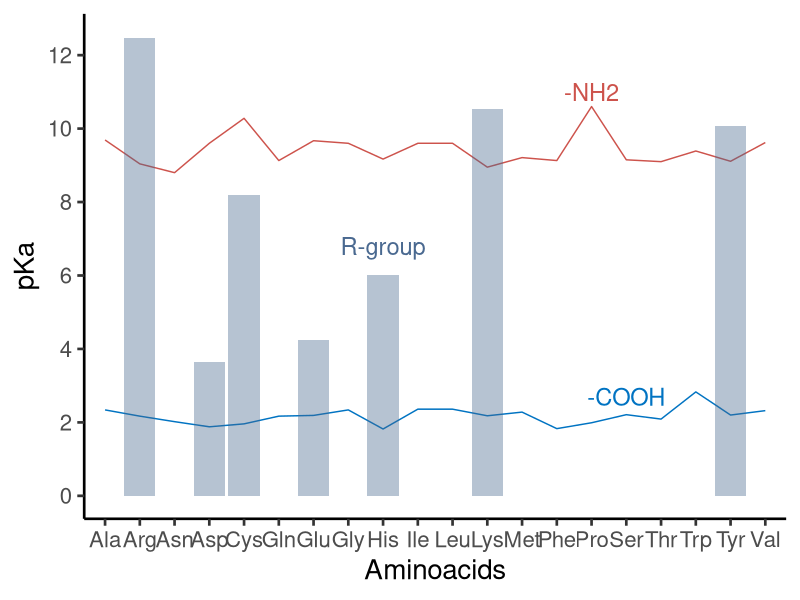

Write the R code that produced this figure. (Note: this script raises an error after producing the figure.)
# packages and data
library(tidyverse)
library(ggrepel)
library(kableExtra)
library(seqinr)
aminoacids <- read_tsv("./aminoacidsTab.tsv")

# Tabela resumindo as características dos aminoácidos
# summary of aminoacids table
aminoacids %>% 
    select(Abbr, Name, Hydropathy, pKa, pKb, pKx, Monoisotopic_Mass) %>%
    arrange(Hydropathy) %>%
    kbl(caption = "Summary of amino acids properties)",
      align = "c") %>% 
  kable_classic(full_width = F, html_font = "Cambria")

# Functions to calculate the pKa of a peptide, given the one letter code for each amino acid
pKa <- pKa <- function(x) {
    if (x == "A" || x =="G") {
        return(2.34)
    } else if (x == "V") {
        return(2.32)
    } else if (x == "L" || x == "I") {
        return(2.36)
    } else if (x == "P") {
        return(1.99)
    } else if (x == "F") {
        return(1.83)
    } else if (x == "Y") {
        return(2.20)
    } else if (x == "W") {
        return(2.83)
    } else if (x == "C") {
        return(1.96)
    } else if (x == "M") {
        return(2.28)
    } else if (x == "S") {
        return(2.21)
    } else if (x == "T") {
        return(2.09)
    } else if (x == "N") {
        return(2.02)
    } else if (x == "Q") {
        return(2.17)
    } else if (x == "D") {
        return(1.88)
    } else if (x == "E") {
        return(2.19)
    } else if (x == "K") {
        return(2.18)
    } else if (x == "R") {
        return(2.17)
    } else if (x == "H") {
        return(1.82)
    }
}

pKb <- function(x) {
    if (x == "A") {
        return(9.69)
    } else if (x == "G" || x == "L" ||
               x == "I" || x == "D") {
        return(9.60)
    } else if (x == "C") {
        return(10.28)
    } else if (x == "M") {
        return(9.21)
    } else if (x == "S") {
        return(9.15)
    } else if (x == "T") {
        return(9.10)
    } else if (x == "N") {
        return(8.80)
    } else if (x == "Q" || x == "F") {
        return(9.13)
    } else if (x == "E") {
        return(9.67)
    } else if (x == "K") {
        return(8.95)
    } else if (x == "R") {
        return(9.04)
    } else if (x == "H") {
        return(9.17)
    } else if (x == "V") {
        return(9.62)
    } else if (x == "P") {
        return(10.60)
    } else if (x == "Y") {
        return(9.11)
    } else if (x == "W") {
        return(9.39)
    }
}

pKx <- function(x) {
    if (x == "A" || x == "G" || x == "V" ||
        x == "L" || x == "I" || x == "P" ||
        x == "F" || x == "W" || x == "N" ||
        x == "Q" || x == "S" || x == "T" ||
        x == "M") {
        return(NA)
    } else if (x == "C") {
        return(8.18)
    } else if (x == "Y") {
        return(10.07)
    } else if (x == "D") {
        return(3.65)
    } else if (x == "E") {
        return(4.25)
    } else if (x == "K") {
        return(10.53)
    } else if (x == "R") {
        return(12.48)
    } else if (x == "H") {
        return(6.00)
    }
}

# Function to calculate the monoisotopic mass of a peptide, given the one letter code amino acid
monoisotopic_mass <- function(x) {
    if (x == "A") {
        return(71.03711)
    } else if (x == "C") {
        return(103.00919)
    } else if (x == "D") {
        return(115.02694)
    } else if (x == "E") {
        return(129.04259)
    } else if (x == "F") {
        return(147.06841)
    } else if (x == "G") {
        return(57.02146)
    } else if (x == "H") {
        return(137.05891)
    } else if (x == "I") {
        return(113.08406)
    } else if (x == "K") {
        return(128.09496)
    } else if (x == "L") {
        return(113.08406)
    } else if (x == "M") {
        return(131.04049)
    } else if (x == "N") {
        return(114.04293)
    } else if (x == "P") {
        return(97.05276)
    } else if (x == "Q") {
        return(128.05858)
    } else if (x == "R") {
        return(156.10111)
    } else if (x == "S") {
        return(87.03203)
    } else if (x == "T") {
        return(101.04768)
    } else if (x == "V") {
        return(99.06841)
    } else if (x == "W") {
        return(186.07931)
    } else if (x == "Y") {
        return(163.06333)
    }
}

# function to calculate the isoelectric point for the amino acid, given the one letter code
pI <- function(x) {
    if (x == "A" || x == "G" || x == "V" || x == "L" || x == "I" ||
        x == "P" || x == "F" || x == "Y" || x == "W") {
        return(6.00)
    } else if (x == "C" || x == "M") {
        return(5.07)
    } else if (x == "S" || x == "T") {
        return(5.60)
    } else if (x == "N" || x == "Q") {
        return(5.41)
    } else if (x == "D" || x == "E") {
        return(2.77)
    } else if (x == "K" || x == "R") {
        return(10.53)
    } else if (x == "H") {
        return(7.59)
    }
}

# calculate the monoisotopic mass of a peptide
monoisotopic_pepetide <- function(x) {
    sum <- 0
    for (i in 1:length(x)) {
        sum <- sum + monoisotopic_mass(x[i])
    }
    return(sum)
}

# how to use the monoisotopic_pepetide function
peptideTest <- c("M","A","L","S","T","A","R","T","E","R")
monoisotopic_pepetide(peptideTest)

# plot the pKa values for a given sequence of amino acids
pKa_plot <- function(x) {
    ggplot(aminoacids, aes(x = Abbr)) +
        geom_line(aes(y = pKa, group = 1), color = "#0073C2FF") +
        annotate("text", x = 16, y = 2.7, label = "-COOH",
            color = "#0073C2FF", size = 6) +
        geom_line(aes(y = pKb, group = 2), color = "#CD534CFF") +
        annotate("text", x = 15, y = 11, label = "-NH2",
            color = "#CD534CFF", size = 6) +
        geom_col(aes(y = pKx, group = 3), fill = "#4A6990FF", alpha = 0.4) +
        annotate("text", x = 9, y = 6.8, label = "R-group",
            color = "#4A6990FF", size = 6) +
        scale_y_continuous(limits = c(0, 12.5), breaks = seq(0, 12.5, 2)) +
        labs(x = "Aminoacids", y = "pKa") +
    theme_classic(base_size = 20)
}

# using the function to plot the pKa
# it is necessary to have a data.frame containing the variables pKa, pKb, and pKx
pKa_plot(aminoacids)

# function to plot the monoisotopic mass of the aminoacids coloring by hydropathy
monoiso_plot <- function(x) {
    ggplot(aminoacids, aes(x = Abbr, y = Monoisotopic_Mass,
                    size = Monoisotopic_Mass, color = Hydropathy)) +
            scale_color_manual(values = c("#0073C2FF", "#CD534CFF", "#8F7700FF")) +
    geom_point(alpha = 0.5) +
    guides(colour = "legend", size = FALSE) +
    geom_segment(aes(x = Abbr, xend = Abbr,
                     y = 50, yend = Monoisotopic_Mass),
                     linewidth = 0.2, linetype = "dashed",
                     show.legend = FALSE) +
    geom_text_repel(aes(label = Monoisotopic_Mass),
        color = "#868686FF", size = 5, nudge_x = 2,
            nudge_y = 2, show.legend = FALSE) +
    scale_size(range = c(6, 20)) +
    scale_y_continuous(limits = c(50, 190),
        breaks = seq(50, 190, 10)) +
    labs(x = "Aminoacid", y = "Monoisotopic mass",
         title = "Monoisotopic mass and charge of aminoacids") +
    theme_classic(base_size = 20) +
    theme(axis.text.x = element_text(angle = 90,
                    vjust = 0.5, hjust = 1), legend.position = "bottom") +
                    facet_wrap(~ Hydropathy, ncol = 3, scales = "free_x")

ggsave("Monoisotopic_Mass.png", monoiso, width = 9, height = 8, dpi = 300,
    path = "/Volumes/Expansion/proteomics_basics/")
}

# using the function for plot monoisotopic masses and hydropathy
monoiso_plot(aminoacids)
